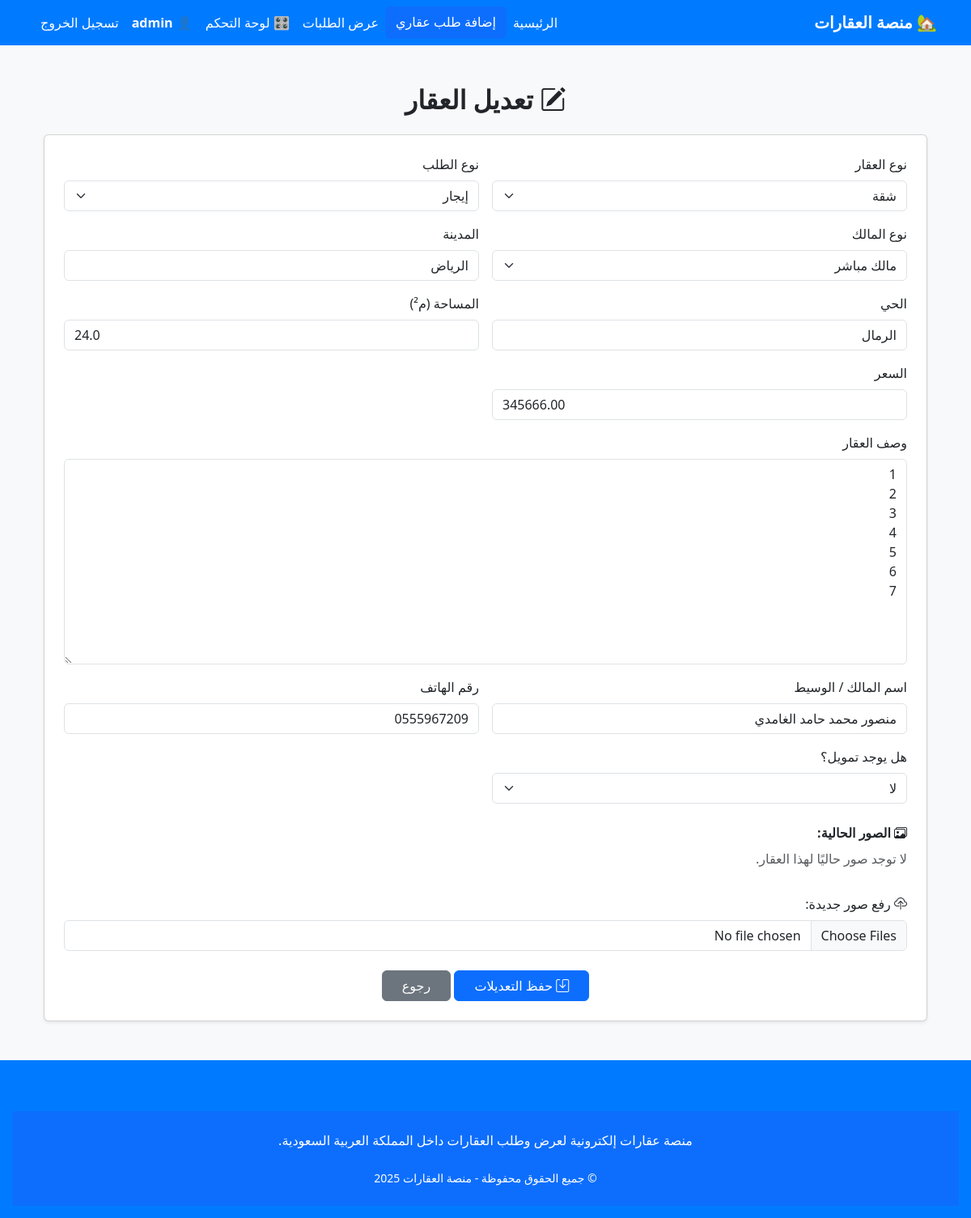
The page /عقار/تعديل/1/ (signed in) on the database its author committed.
### properties/models.py (models this page shows, shortened)
class Property(models.Model):
    price = models.DecimalField(max_digits=10, decimal_places=2, null=True, blank=True)
    user = models.ForeignKey(User, on_delete=models.CASCADE, related_name='properties')
    request_type = models.CharField(max_length=10, choices=REQUEST_TYPES)
    owner_type = models.CharField(max_length=10, choices=OWNER_TYPES)
    property_type = models.CharField(max_length=20, choices=PROPERTY_TYPES)
    city = models.CharField(max_length=100)
    district = models.CharField(max_length=100)
    area = models.FloatField()
    details = models.TextField(blank=True)
    full_name = models.CharField(max_length=255)
    phone = models.CharField(max_length=20)
    created_at = models.DateTimeField(auto_now_add=True)
    description = models.TextField(verbose_name="وصف العقار", blank=True, null=True)
    FINANCE_CHOICES = [
        (True, 'نعم'),
        (False, 'لا')
    ]
    is_finance_available = models.BooleanField(choices=FINANCE_CHOICES, default=False)

### properties/context_processors.py (called while the page is built)
def news_ticker(request):
    news_items = News.objects.filter(is_active=True).order_by('-created_at')
    return {'news_ticker_items': news_items}

def footer_settings(request):
    footer = FooterSettings.objects.first()
    return {'footer': footer}

### properties/views.py (called while the page is built)
@login_required
def edit_property(request, pk):
    property = get_object_or_404(Property, pk=pk, user=request.user)
    images = property.propertyimage_set.all()
    if request.method == 'POST':
        form = PropertyForm(request.POST, request.FILES, instance=property)
        new_images = request.FILES.getlist('images')
        if form.is_valid():
            form.save()
            for img in new_images:
                PropertyImage.objects.create(property=property, image=img)
            messages.success(request, "تم تحديث العقار بنجاح ✅")
            return redirect('my_properties')
        else:
            messages.error(request, "حدث خطأ أثناء التحديث ❌")
    else:
        form = PropertyForm(instance=property)
    return render(request, 'properties/edit_property.html', {'form': form, 'property': property, 'images': images})

### properties/templates/properties/edit_property.html (shortened to what this page needs)
{% extends 'base.html' %}
{% load static %}
{% load widget_tweaks %}
{% block content %}
<link href="https://cdn.jsdelivr.net/npm/bootstrap-icons@1.10.5/font/bootstrap-icons.css" rel="stylesheet">
<div class="container mt-5">
    <h2 class="text-center fw-bold mb-4"><i class="bi bi-pencil-square"></i> تعديل العقار</h2>
    <form method="post" enctype="multipart/form-data" class="card p-4 shadow-sm bg-white">
        <div class="row g-3">
            <div class="col-md-6">
                <label class="form-label">نوع العقار</label>
                {{ form.property_type|add_class:"form-select" }}
            </div>
            <div class="col-md-6">
                <label class="form-label">نوع الطلب</label>
                {{ form.request_type|add_class:"form-select" }}
            </div>
            <div class="col-md-6">
                <label class="form-label">نوع المالك</label>
                {{ form.owner_type|add_class:"form-select" }}
            </div>
            <div class="col-md-6">
                <label class="form-label">المدينة</label>
                {{ form.city|add_class:"form-control" }}
            </div>
            <div class="col-md-6">
                <label class="form-label">الحي</label>
                {{ form.district|add_class:"form-control" }}
            </div>
            <div class="col-md-6">
                <label class="form-label">المساحة (م²)</label>
                {{ form.area|add_class:"form-control" }}
            </div>
            <div class="col-md-6">
                <label class="form-label">السعر</label>
                {{ form.price|add_class:"form-control" }}
            </div>
            <div class="col-12">
                <label class="form-label">وصف العقار</label>
                {{ form.description|add_class:"form-control" }}
            </div>
            <div class="col-md-6">
                <label class="form-label">اسم المالك / الوسيط</label>
                {{ form.full_name|add_class:"form-control" }}
            </div>
            <div class="col-md-6">
                <label class="form-label">رقم الهاتف</label>
                {{ form.phone|add_class:"form-control" }}
            </div>
            <div class="col-md-6">
                <label class="form-label">هل يوجد تمويل؟</label>
                {{ form.is_finance_available|add_class:"form-select" }}
            </div>
            <div class="col-12 mt-4">
                <label class="form-label fw-bold"><i class="bi bi-images"></i> الصور الحالية:</label>
                <div class="row">
                    {% for image in images %}
                        <div class="col-md-3 mb-3 image-box text-center">
                            <img src="{{ image.image.url }}" class="property-image w-100 border">
                            <button type="button" class="btn btn-sm btn-danger w-100 mt-2"
                                    onclick="deleteImage({{ image.id }})">
                                <i class="bi bi-trash"></i> حذف
                            </button>
                        </div>
                    {% empty %}
                        <p class="text-muted">لا توجد صور حاليًا لهذا العقار.</p>
                    {% endfor %}
                </div>
            </div>
            <div class="col-12">
                <label class="form-label"><i class="bi bi-cloud-upload"></i> رفع صور جديدة:</label>
                <input type="file" name="images" class="form-control" multiple>
            </div>
        </div>
        <div class="mt-4 text-center">
            <button type="submit" class="btn btn-primary px-4">
                <i class="bi bi-save"></i> حفظ التعديلات
            </button>
            <a href="{% url 'my_properties' %}" class="btn btn-secondary px-4">رجوع</a>
        </div>
    </form>
</div>
{% endblock %}

### properties/templates/base.html (shortened to what this page needs)
{% load static %}
<!DOCTYPE html>
<html lang="ar" dir="rtl">
<head>
    <link href="https://cdn.jsdelivr.net/npm/bootstrap@5.3.2/dist/css/bootstrap.rtl.min.css" rel="stylesheet">
    <link rel="stylesheet" href="{% static 'css/style.css' %}">
</head>
<body class="bg-light">
    <nav class="navbar navbar-expand-lg">
        <div class="container">
            <a class="navbar-brand fw-bold" href="{% url 'home' %}">🏡 منصة العقارات</a>
            <div class="collapse navbar-collapse" id="navbarNav">
                <ul class="navbar-nav ms-auto">
                    <li class="nav-item"><a class="nav-link" href="{% url 'home' %}">الرئيسية</a></li>
                    <a href="{% url 'create_property_request' %}" class="btn btn-primary">إضافة طلب عقاري</a>
                    <li class="nav-item"><a class="nav-link" href="{% url 'property_requests' %}">عرض الطلبات</a></li>
                    {% if user.is_authenticated %}
                        <li class="nav-item"><a class="nav-link" href="{% url 'dashboard' %}">🎛️ لوحة التحكم</a></li>
                        <li class="nav-item">
                            <span class="nav-link fw-bold text-white">👤 {{ user.username }}</span>
                        </li>
                        <li class="nav-item">
                            <form method="post" action="{% url 'logout' %}" style="display:inline;">
                                <button type="submit" class="nav-link btn btn-link text-danger">تسجيل الخروج</button>
                            </form>
                        </li>
                    {% else %}
                        <li class="nav-item"><a class="nav-link" href="{% url 'login' %}">تسجيل الدخول</a></li>
                    {% endif %}
                </ul>
            </div>
        </div>
    </nav>
    <div class="container mt-4">
        {% block content %}
        {% endblock %}
    </div>
    <footer class="footer mt-5">
        <footer class="bg-primary text-white mt-5 py-4">
            <div class="container text-center">
                <p class="mb-2">
                    {{ footer.about|default:"منصة عقارات إلكترونية لعرض وطلب العقارات داخل المملكة العربية السعودية." }}
                </p>
                <p class="mt-3 mb-0 small">© جميع الحقوق محفوظة - منصة العقارات 2025</p>
            </div>
        </footer>
    </footer>
</body>
</html>

### properties/templates/base.html (style rules this page uses)
.navbar { background-color: #007bff; }
.navbar .nav-link, .navbar .navbar-brand { color: white !important; }
.footer { background-color: #007bff; color: white; text-align: center; padding: 15px; margin-top: 20px; }

### rows shown on the page
Property: property_type "شقة", request_type "إيجار", owner_type "مالك مباشر", city "الرياض", district "الرمال", area "24.0", price "345666.00", description "1 2 3 4 5 6 7", full_name "منصور محمد حامد الغامدي", phone "0555967209", is_finance_available "لا"

### other values the page prints
{{ user.username }} "admin"
